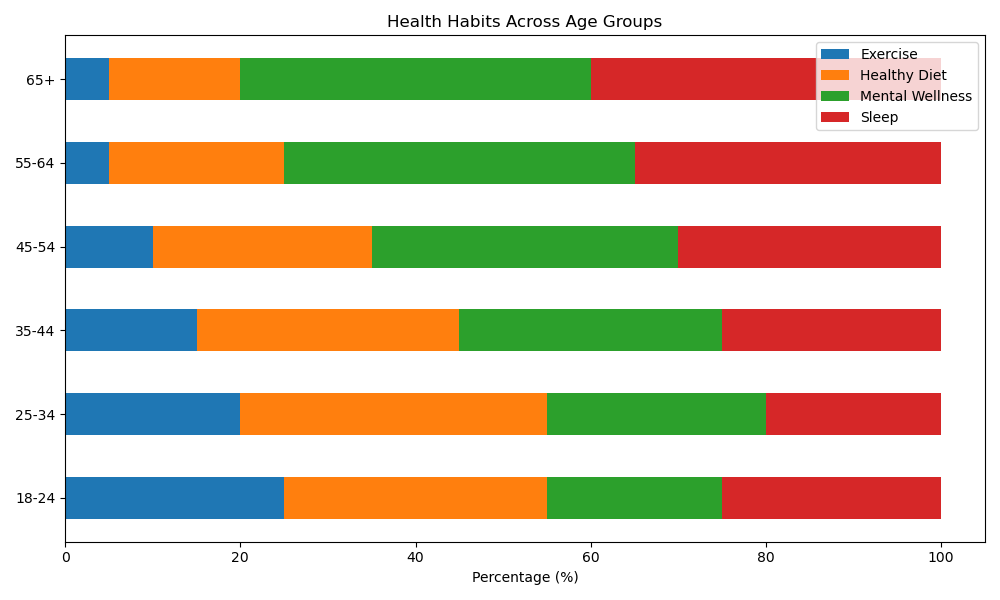

This figure's Python source:

import matplotlib.pyplot as plt
import numpy as np

# Data
age_groups = ['18-24', '25-34', '35-44', '45-54', '55-64', '65+']
exercise = [25, 20, 15, 10, 5, 5]
healthy_diet = [30, 35, 30, 25, 20, 15]
mental_wellness = [20, 25, 30, 35, 40, 40]
sleep = [25, 20, 25, 30, 35, 40]

# Stacked data
data = np.array([exercise, healthy_diet, mental_wellness, sleep])
data_cum = data.cumsum(axis=0)

# Color scheme
colors = ['#1f77b4', '#ff7f0e', '#2ca02c', '#d62728']

# Bar width
bar_width = 0.5

# Chart size
fig, ax = plt.subplots(figsize=(10, 6))

# Plot bars
for i, (colname, color) in enumerate(zip(['Exercise', 'Healthy Diet', 'Mental Wellness', 'Sleep'], colors)):
    widths = data[i]
    starts = data_cum[i] - widths
    ax.barh(age_groups, widths, left=starts, height=bar_width, label=colname, color=color)

# Add labels
ax.set_xlabel('Percentage (%)')
ax.set_title('Health Habits Across Age Groups')
ax.legend(loc='best')

plt.tight_layout()
plt.show()
